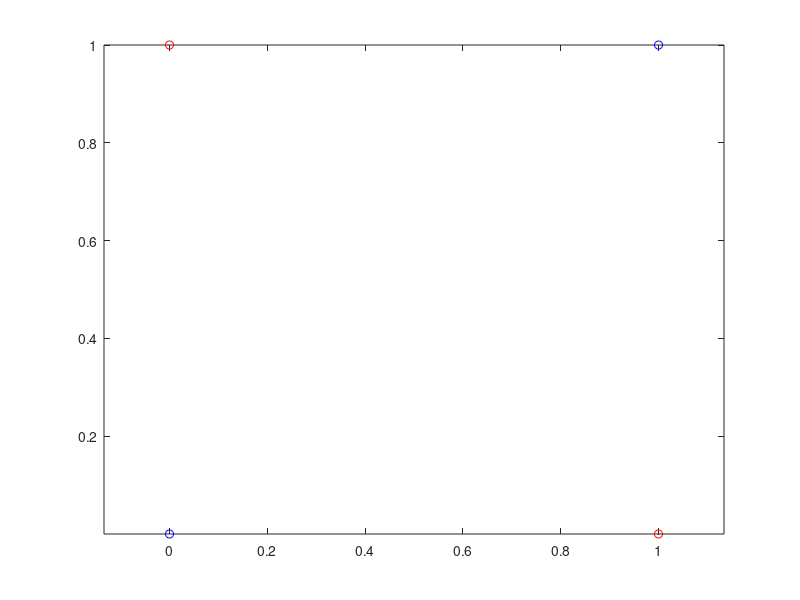

Write MATLAB code to recreate this figure. (Note: this script raises an error after producing the figure.)
% Example 2.5.1
% "Introduction to Pattern Recognition: A MATLAB Approach"
% S. Theodoridis, A. Pikrakis, K. Koutroumbas, D. Cavouras
% Modified for the AND and XOR examples by Chamzas 10/6/2012

close('all');
clear
clc

format compact
global figt4

%===================================================
% Generate the training set X1 for the XOR case
X1 = [0  0; 0 1; 1 0; 1 1]';
y1 = [-1 1 1 -1];
l=2;
N=4;  % Dimensionality and Number of vectors

% Plot the training set X1
figure(1), plot(X1(1,y1==1),X1(2,y1==1),'ro',X1(1,y1==-1),X1(2,y1==-1),'bo')
figure(1), axis equal

% %%%%%%%%%%%%%%% POLYNOMIAL KERNEL for the XOR %%%%%%%%%%%%%%%%%%%%%%%
figt4=2;
fprintf('\n\n');

kernel = 'poly';
kpar1=1; 
kpar2=2; 
C=4;
tol=0.001;
steps=100000;
eps=10^(-10);
method=1;
[alpha, b, w, evals, stp, glob] = SMO2(X1', y1', kernel, kpar1, kpar2, C, tol, steps, eps, method);
alpha';

mag=0.1;
xaxis=1;
yaxis=2;
input = zeros(1,size(X1',2));
bias=-b;  
aspect=0;
svcplot_book(X1',y1',kernel,kpar1,kpar2,alpha,bias,aspect,mag,xaxis,yaxis,input);

figure(figt4), axis equal

X_sup=X1(:,alpha'~=0);
alpha_sup=alpha(alpha~=0)';
y_sup=y1(alpha~=0);

% Classification of the training set
for i=1:N
    t=sum((alpha_sup.*y_sup).*CalcKernel(X_sup',X1(:,i)',kernel,kpar1,kpar2)')-b;
    if(t>0)
        out_train(i)=1;
    else
        out_train(i)=-1;
    end
end

% Computing the training error
Pe_train = sum(out_train.*y1<0)/length(y1)

